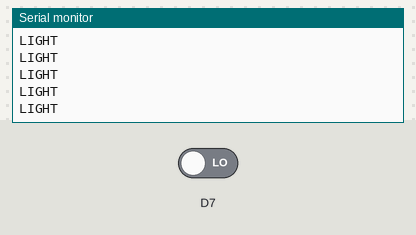
The sketch below on a simulated ESP8266 (NodeMCU). Shown: the last lines printed to the serial monitor. Inputs (shaded band) come from the test bench; at power-on: D7 LOW.

Above: at 1.2 s.
1.3 s: D7 driven HIGH
At 1.9 s:
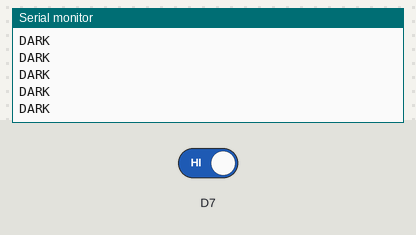
3.2 s: D7 driven LOW
At 4.3 s:
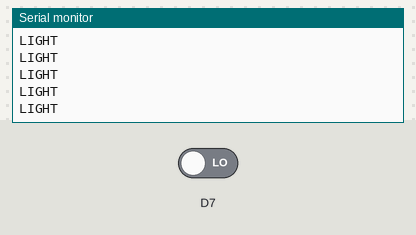

The sketch:

D7_Light_Dark_Test.ino
```cpp
void setup()
{
  Serial.begin(9600);
  pinMode(D7, INPUT);
}

void loop()
{
  if (digitalRead(D7)==1)
  {
    Serial.println("DARK");
  }
  else Serial.println("LIGHT");
}
```

Measured:
- after the input at 1.3 s, the serial monitor: prints a new line at once (image 1)
